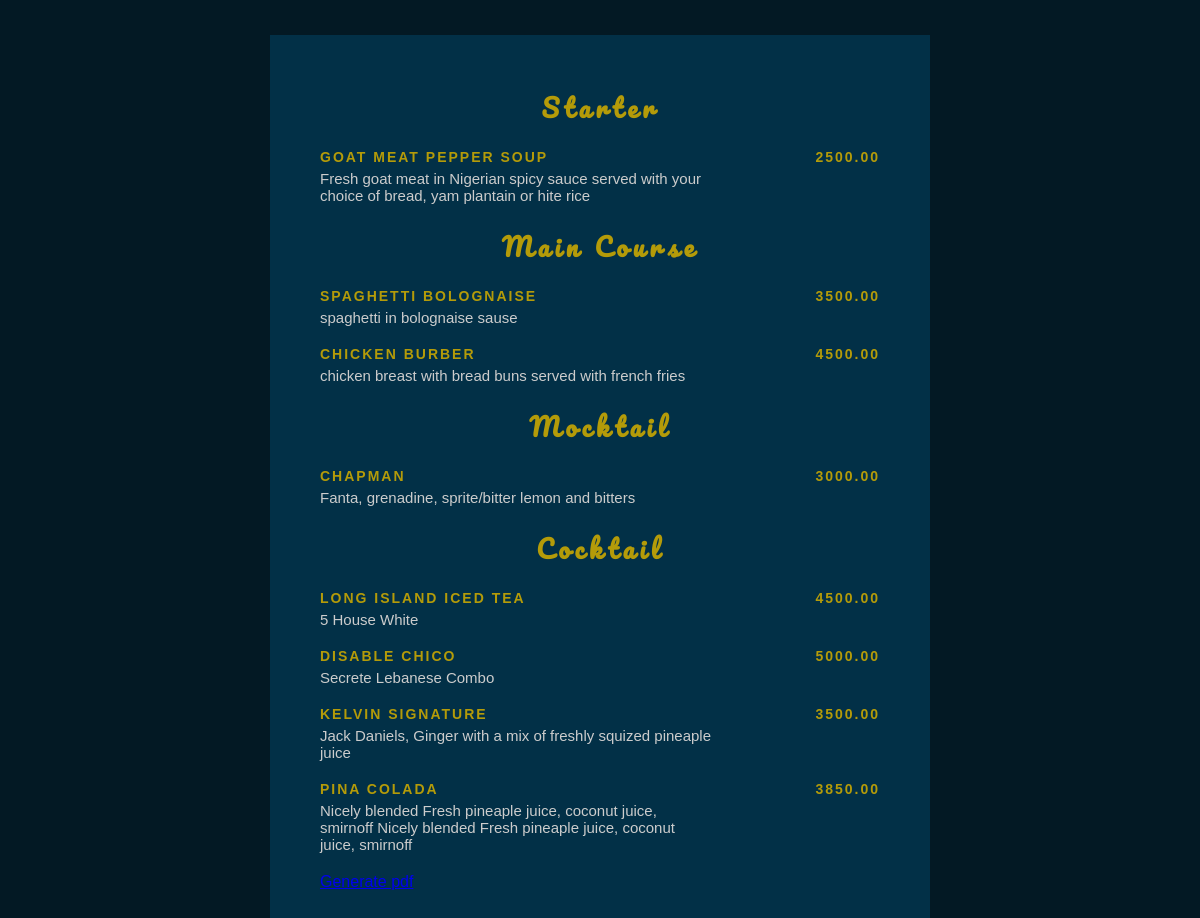
Page /home/ on the earlier database version.
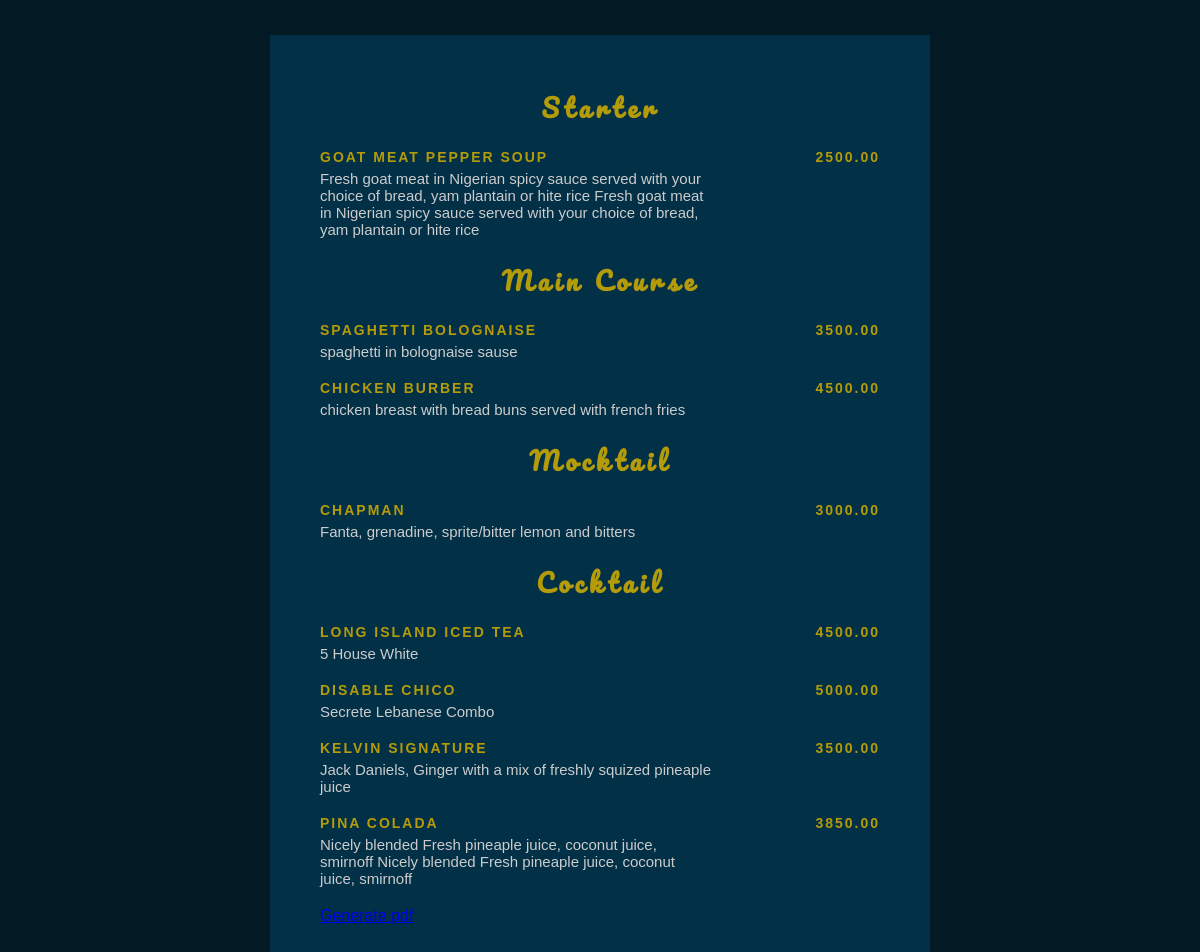
Same page on the later database version.
### menu/models.py (models this page shows, shortened)
class Menu(models.Model):
    item_name = models.CharField(max_length=100)
    item_description = models.TextField()
    item_price = models.DecimalField(max_digits=20, decimal_places=2)
    category = models.ForeignKey('Category', on_delete=models.SET_NULL, null=True)

### menu/views.py (the view)
# urls.py: path('', views.index, name='index'),
def index(request):
    menus = Menu.objects.all()
    context = {
        'menus': menus,
        }
    return render(request, 'menu/index.html', context)

### menu/templates/menu/index.html
{% extends 'menu/base.html' %}
{% block content %}
<section class="menu_body">
  <h1>starter</h1>
  {% for menu in menus %}
  {% if menu.category.category_name == 'Starter' %}
  <div class="menu">
    <div class="menu_head">
      <h3>{{ menu.item_name }}</h3>
      <h3>{{ menu.item_price }}</h3>
    </div>
    <div class="menu_description">
      <p>{{ menu.item_description }}</p>
    </div>
  </div>
  {% endif %}
  {% endfor %}
  <h1>main course</h1>
  {% for menu in menus %}
  {% if menu.category.category_name == 'Main Course' %}
  <div class="menu">
    <div class="menu_head">
      <h3>{{ menu.item_name }}</h3>
      <h3>{{ menu.item_price }}</h3>
    </div>
    <div class="menu_description">
      <p>{{ menu.item_description }}</p>
    </div>
  </div>
  {% endif %}
  {% endfor %}
  {% for menu in menus %}
  {% if menu.category.category_name == 'Mocktail' %}
  <h1>mocktail</h1>
  <div class="menu">
    <div class="menu_head">
      <h3>{{ menu.item_name }}</h3>
      <h3>{{ menu.item_price }}</h3>
    </div>
    <div class="menu_description">
      <p>{{ menu.item_description }}</p>
    </div>
  </div>
  {% endif %}
  {% endfor %}
  <h1>cocktail</h1>
  {% for menu in menus %}
  {% if menu.category.category_name == 'Cocktail' %}
  <div class="menu">
    <div class="menu_head">
      <h3>{{ menu.item_name }}</h3>
      <h3>{{ menu.item_price }}</h3>
    </div>
    <div class="menu_description">
      <p>{{ menu.item_description }}</p>
    </div>
  </div>
  {% endif %}
  {% endfor %}
  <a href="{% url 'generate-pdf' %}">Generate pdf</a>
</section>
{% endblock content %}

Differences in the rows shown:
changed Menu "GOAT MEAT PEPPER SOUP": item_description "Fresh goat meat in Nigerian spicy sauce served with your choice of bread, yam plantain or hite rice" → "…plantain or hite rice Fresh goat meat in Nigerian spicy sauce served with your choice of bread, yam plantain or hite rice"
